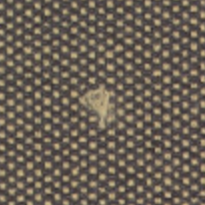
#> input picture Data/Fabric (4).jpg, 205 x 205 px, found by its file name
$ python 'Project Code.py'
#> lines starting #> are read from the running program, lines starting #| are printed output that depends on the picture; after the words box and inside, x2 and y2 are one past the last pixel; in counts of white or black regions, pixels touching at a corner belong together
import cv2
import matplotlib.pyplot as plt
import numpy as np

# Show image using matplotlib
def showImg(img1, title="Image", cmap='gray'):
    plt.imshow(img1, cmap=cmap)
    plt.title(title)
    plt.axis('off')
    plt.show()

#Original image RGB Colors
original_image = cv2.imread('Fabric (4).jpg')
#> original_image is the input picture: shape (205, 205, 3); mean B, G, R 85.3, 97.4, 107.6
original_image = cv2.cvtColor(original_image, cv2.COLOR_BGR2RGB)

#Convert to Grayscale image
gray_image = cv2.cvtColor(original_image, cv2.COLOR_RGB2GRAY)
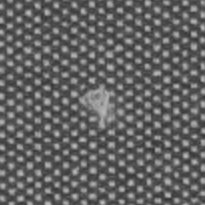
#> gray_image: shape (205, 205); min 51, max 190, mean 99.1

# Apply Gaussian blur
gaussian_image = cv2.GaussianBlur(gray_image, (21, 21), 0)
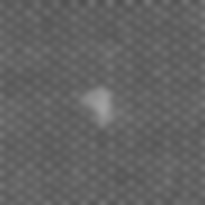
#> gaussian_image: shape (205, 205); min 80, max 160, mean 99.1

# Initial Otsu threshold
thresh_value1, thres1 = cv2.threshold(gaussian_image, 0, 255, cv2.THRESH_BINARY + cv2.THRESH_OTSU)
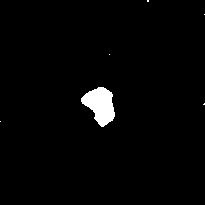
#> thres1: shape (205, 205); 2% white; 6 white regions (5 under 20 px), largest, box (x1, y1, x2, y2) and area: (81, 87, 115, 127) 842
#> thresh_value1 = 117

# Slightly increase the threshold
thresh_value1 = thresh_value1 * 1.08
#> thresh_value1 = 126.4
thresh_value1 = int(np.round(thresh_value1))
#> thresh_value1 = 126

print("Adjusted Threshold:", thresh_value1)
#| Adjusted Threshold: 126

# Apply threshold
_, thres3 = cv2.threshold(gaussian_image, thresh_value1, 255, cv2.THRESH_BINARY)
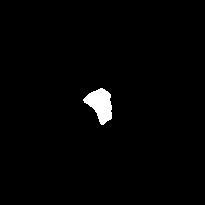
#> thres3: shape (205, 205); 1.5% white; 1 white region, box (x1, y1, x2, y2) and area: (83, 88, 112, 125) 635

# Count pixels
count_white = np.count_nonzero(thres3 == 255)
#> count_white = 635
count_black = np.count_nonzero(thres3 == 0)
#> count_black = 41390

print("White pixels:", count_white)
#| White pixels: 635
print("Black pixels:", count_black)
#| Black pixels: 41390

# If white > black, re-adjust threshold
if count_white > count_black:
    thresh_value1, thres1 = cv2.threshold(gaussian_image, 0, 255, cv2.THRESH_BINARY + cv2.THRESH_OTSU)
    thresh_value1 = thresh_value1 * 0.95
    thresh_value1 = int(np.round(thresh_value1))
    _, thres3 = cv2.threshold(gaussian_image, thresh_value1, 255, cv2.THRESH_BINARY_INV)

# Morphological operations
kernel = cv2.getStructuringElement(cv2.MORPH_ELLIPSE, (3, 3))
opening_img = cv2.morphologyEx(thres3, cv2.MORPH_OPEN, kernel, iterations=2)
#> opening_img: shape (205, 205); 1.5% white; 1 white region, box (x1, y1, x2, y2) and area: (83, 88, 112, 125) 630
dilate_img = cv2.morphologyEx(opening_img, cv2.MORPH_DILATE, kernel, iterations=3)
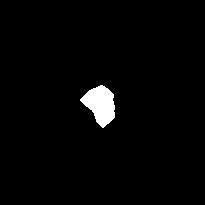
#> dilate_img: shape (205, 205); 2.2% white; 1 white region

# Contour detection function
def draw_selected_contours(thresh_img, original_img, area_factor=1.0, peri_factor=1.0):
#> called with area_factor = 3, peri_factor = 1
    contours_data = cv2.findContours(thresh_img, cv2.RETR_TREE, cv2.CHAIN_APPROX_SIMPLE)
#> contours_data = 1 contour; box (x1, y1, x2, y2) and area: (80, 85, 115, 128) 862
    contours = contours_data[0] if len(contours_data) == 2 else contours_data[1]
#> contours has the same summary as contours_data

    img_copy = original_img.copy()

    if not contours:
        return img_copy, []

    # Sort and pick largest two
    sorted_contours = sorted(contours, key=cv2.contourArea, reverse=True)
#> sorted_contours has the same summary as contours_data
    largest = sorted_contours[:2]
#> largest has the same summary as contours_data

    # Calculate thresholds
    areas = [cv2.contourArea(c) for c in contours]
#> areas = [862]
    perimeters = [cv2.arcLength(c, True) for c in contours]
#> perimeters = [122]

    area_thresh = np.mean(areas) + area_factor * np.std(areas)
#> area_thresh = 862
    peri_thresh = np.mean(perimeters) + peri_factor * np.std(perimeters)
#> peri_thresh = 122

    # Filter remaining
    remaining = sorted_contours[2:]
#> remaining = []
    filtered = [
        cnt for cnt in remaining
        if cv2.contourArea(cnt) > area_thresh and cv2.arcLength(cnt, True) > peri_thresh
    ]
#> filtered = []

    final_contours = largest + filtered
#> final_contours has the same summary as contours_data
    result = cv2.drawContours(img_copy, final_contours, -1, (255, 0, 0), 2)

    return result, final_contours

# Draw and label
draw_contours, final_contours = draw_selected_contours(dilate_img, original_image, area_factor=3, peri_factor=1)
#> final_contours has the same summary as contours_data in draw_selected_contours

if len(final_contours)>0:
    label="{Defect detection}"
else:
    label="{Not Defect detection good fabric}"

# Plot all results
plt.figure(figsize=(12, 10))

plt.subplot(2, 3, 1)
plt.title("Original Image", color='orange')
plt.imshow(original_image)
plt.axis('off')

plt.subplot(2, 3, 2)
plt.title("Gray Image", color='orange')
plt.imshow(gray_image, cmap='gray')
plt.axis('off')

plt.subplot(2, 3, 3)
plt.title("Gaussian Blur", color='orange')
plt.imshow(gaussian_image, cmap='gray')
plt.axis('off')

plt.subplot(2, 3, 4)
plt.title("Thresholded Image", color='orange')
plt.imshow(thres3, cmap='gray')
plt.axis('off')

plt.subplot(2, 3, 5)
plt.title("Dilated Image", color='orange')
plt.imshow(dilate_img, cmap='gray')
plt.axis('off')

plt.subplot(2, 3, 6)
plt.title("Final Review: " + label, color='red')
plt.imshow(draw_contours)
plt.axis('off')

plt.show()

$ run again, with Data/Fabric (11).jpg copied over Data/Fabric (4).jpg
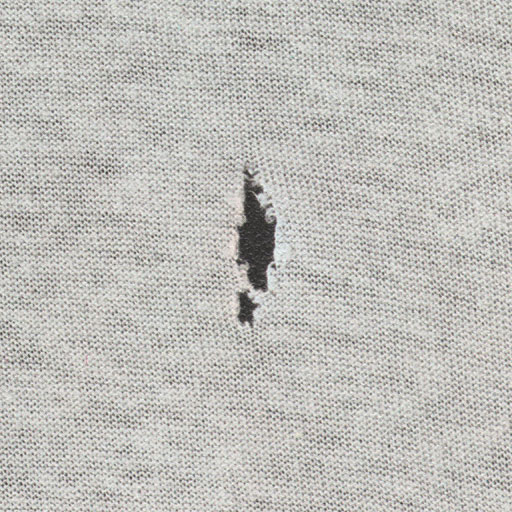
#> input picture Data/Fabric (11).jpg, 512 x 512 px, found by its file name
#> original_image is the input picture: shape (512, 512, 3); mean B, G, R 185.9, 190.1, 191
#> `thresh_value1, thres1 = cv2.threshold(gaussian_image, 0, 255, cv2.THRE..`:
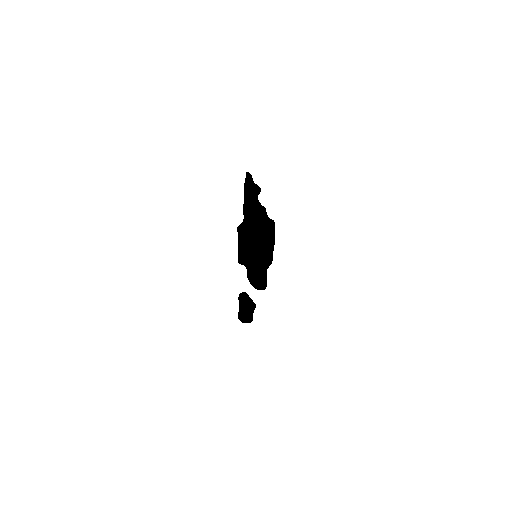
#> thres1: shape (512, 512); 98.8% white; 2 black regions, box (x1, y1, x2, y2) and area: (237, 172, 275, 290) 2825, (238, 292, 256, 323) 421
#> `thresh_value1, thres1 = cv2.threshold(gaussian_image, 0, 255, cv2.THRE..`: thresh_value1 = 138
#> `thresh_value1 = thresh_value1 * 1.08`: thresh_value1 = 149
#| Adjusted Threshold: 149
#> count_white = 258573
#> count_black = 3571
#| White pixels: 258573
#| Black pixels: 3571
#> `thresh_value1, thres1 = cv2.threshold(gaussian_image, 0, 255, cv2.THRE..`: thresh_value1 = 138
#> `thresh_value1 = thresh_value1 * 0.95`: thresh_value1 = 131.1
#> `thresh_value1 = int(np.round(thresh_value1))`: thresh_value1 = 131
#> opening_img: shape (512, 512); 1.2% white; 2 white regions, box (x1, y1, x2, y2) and area: (238, 176, 275, 290) 2667, (239, 293, 255, 323) 379
#> `dilate_img = cv2.morphologyEx(opening_img, cv2.MORPH_DILATE, kernel, i..`:
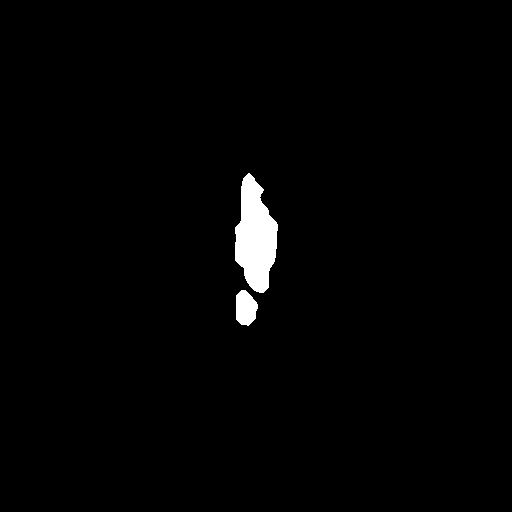
#> dilate_img: shape (512, 512); 1.5% white; 2 white regions
#> contours_data = 2 contours; box (x1, y1, x2, y2) and area: (235, 173, 278, 293) 3278, (236, 290, 258, 326) 566
#> contours has the same summary as contours_data
#> sorted_contours has the same summary as contours_data
#> largest has the same summary as contours_data
#> areas = [566, 3278.5]
#> perimeters = [93.25, 282.2]
#> area_thresh = 5991
#> peri_thresh = 282.2
#> remaining = []
#> in draw_selected_contours, `final_contours = largest + filtered`: final_contours has the same summary as contours_data
#> `draw_contours, final_contours = draw_selected_contours(dilate_img, ori..`: final_contours has the same summary as contours_data in draw_selected_contours
